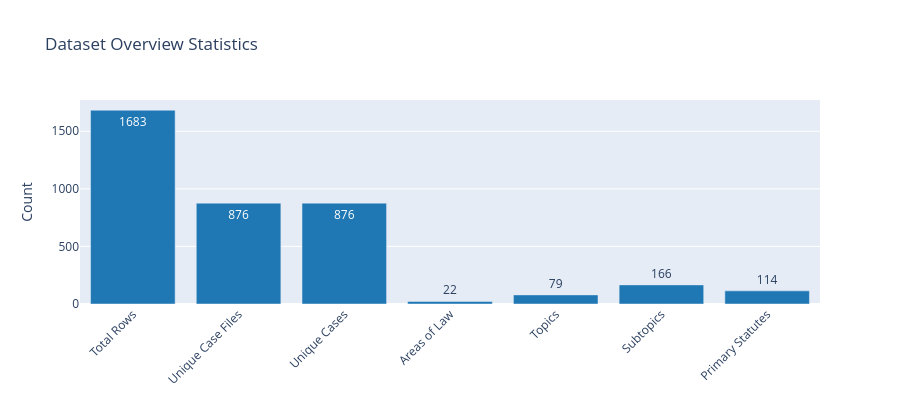

The notebook cell saved with this chart:
### Markdown cell above
## 1. Dataset Overview & Basic Statistics

### Code cell
# Basic statistics
unique_files = df['filename'].nunique()
unique_cases = df['case_name'].nunique()
unique_areas = df['area_of_law'].nunique()
unique_topics = df['topic'].nunique()
unique_subtopics = df['subtopic'].nunique()
unique_statutes = df['primary_statute'].nunique()

stats_df = pd.DataFrame({
    'Metric': ['Total Rows', 'Unique Case Files', 'Unique Cases', 'Areas of Law', 'Topics', 'Subtopics', 'Primary Statutes'],
    'Count': [len(df), unique_files, unique_cases, unique_areas, unique_topics, unique_subtopics, unique_statutes]
})

fig = go.Figure(data=[
    go.Bar(x=stats_df['Metric'], y=stats_df['Count'], text=stats_df['Count'], textposition='auto', marker_color='#1f77b4')
])
fig.update_layout(title="Dataset Overview Statistics", yaxis_title="Count", xaxis_tickangle=-45, height=400)
fig.show()

print(stats_df.to_string(index=False))

### Figure 1 — Plotly figure (JSON) as saved in the notebook; plotly's stock layout.template omitted (floating-point values rounded to 4 significant figures)
{"data": [{"marker": {"color": "#1f77b4"}, "text": [1683.0, 876.0, 876.0, 22.0, 79.0, 166.0, 114.0], "textposition": "auto", "type": "bar", "x": ["Total Rows", "Unique Case Files", "Unique Cases", "Areas of Law", "Topics", "Subtopics", "Primary Statutes"], "y": [1683, 876, 876, 22, 79, 166, 114]}], "layout": {"height": 400, "title": {"text": "Dataset Overview Statistics"}, "xaxis": {"tickangle": -45}, "yaxis": {"title": {"text": "Count"}}}}
